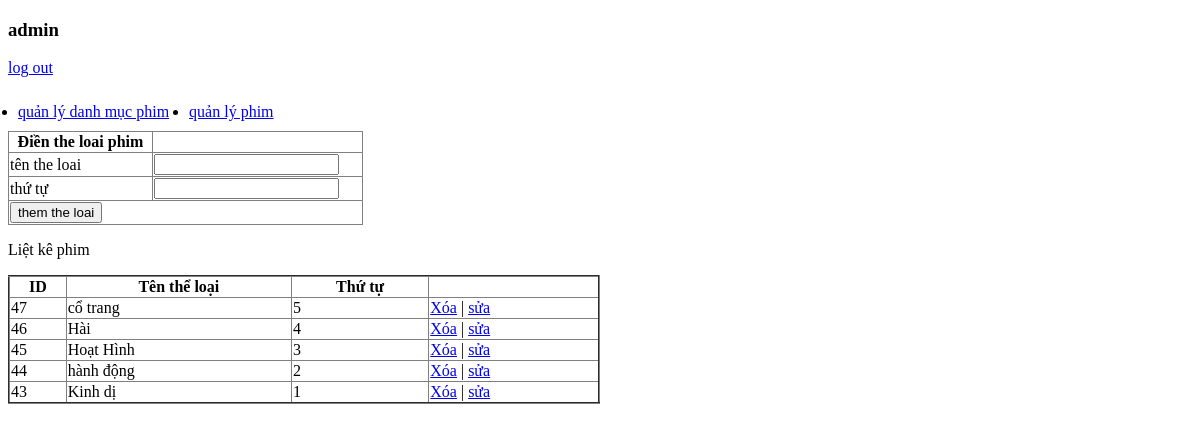
Screenshot of /admin/index.php?action=quanlydanhmucphim&query=them with the database file from the repository.
### tables this page shows
CREATE TABLE `theloai` (
  `idtheloai` int(11) NOT NULL,
  `tentheloai` varchar(100) NOT NULL,
  `thutu` int(11) NOT NULL
);

### admin/modules/danhmucphim/lietke.php (the view, shortened to what this page needs)
<?php
$mysqli = mysqli_connect('localhost', 'root', '', 'webphim');
$sql_lietke_danhmucphim = "SELECT * FROM theloai ORDER BY thutu DESC";
$query_lietke_danhmucphim = mysqli_query($mysqli, $sql_lietke_danhmucphim);
?>
<p>Liệt kê phim</p>
<table border="2" width="50%" style="border-collapse : collapse">
    <tr>
        <th>ID</th>
        <th>Tên thể loại</th>
        <th>Thứ tự</th>
    </tr>
    <?php
    while ($row = mysqli_fetch_array($query_lietke_danhmucphim)) {
    ?>
    <tr>
        <td><?php echo $row['idtheloai'] ?></td>
        <td><?php echo $row['tentheloai'] ?></td>
        <td><?php echo $row['thutu'] ?></td>
        <td>
            <a href="modules/danhmucphim/xuly.php?idtheloai=<?php echo $row['idtheloai'] ?>">Xóa</a> | <a
                href="?action=quanlydanhmucphim&query=sua&idtheloai= <?php echo $row['idtheloai'] ?>">sửa</a>
        </td>
    </tr>
    <?php
    }
    ?>
</table>

### admin/modules/css/style.css (style rules this page uses)
table { margin: auto 0; }

### rows the page displays
theloai: idtheloai "47", tentheloai "cổ trang", thutu "5"
theloai: idtheloai "46", tentheloai "Hài", thutu "4"
theloai: idtheloai "45", tentheloai "Hoạt Hình", thutu "3"
theloai: idtheloai "44", tentheloai "hành động", thutu "2"
theloai: idtheloai "43", tentheloai "Kinh dị", thutu "1"
